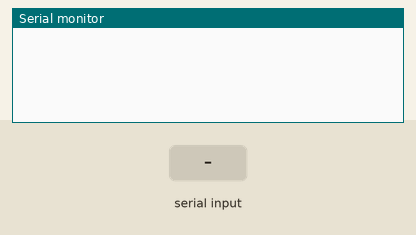
Simulated run of this sketch. Board: Arduino Uno, built with avr-gcc and run on an emulated ATmega328P. Shown: the last lines printed to the serial monitor. The test bench sets the inputs (shaded band).

Above: at 2.2 s.
2.3 s: "C" received over Serial
At 3.7 s:
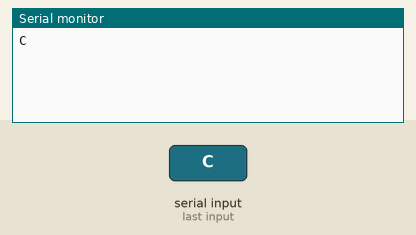
4.7 s: "C" received over the second serial link
At 5.81 s:
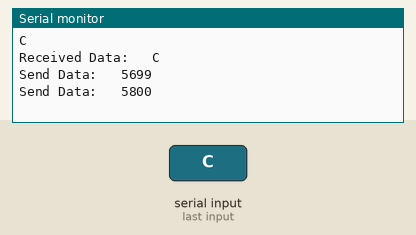
7.2 s: "1" received over Serial
At 8.34 s:
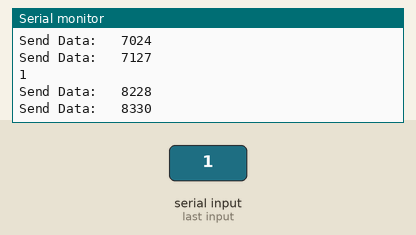
9.7 s: "1" received over the second serial link
At 11.5 s:
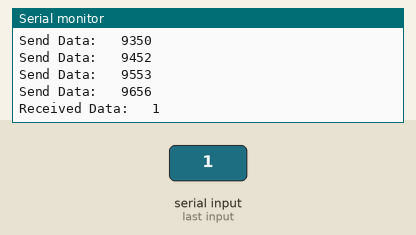
Timing chart, 0 to 13.0 s (numbered marks = the images above; inputs shaded):
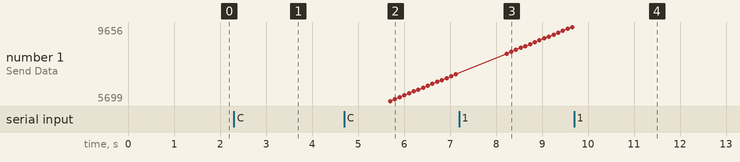

Measured:
- after the input at 2.3 s, the serial monitor: prints a new line after 1.0 s (image 1)
- after the input at 4.7 s, the serial monitor: prints a new line after 1.0 s (image 2)
- after the input at 7.2 s, the serial monitor: prints a new line after 1.0 s (image 3)
- after the input at 9.7 s, the serial monitor: prints a new line after 1.1 s (image 4)
- plotted number 1: 7127 → 9656 after the input at 7.2 s

The sketch:

ArduinoBltMaster.ino
```cpp
// BT Data Logger
// BlueTooth Configuration
/* Include the software serial port library */
#include <SoftwareSerial.h>
/* to communicate with the Bluetooth module's TXD pin */
// HC05 RXD <-> 11
// HC05 TXD <-> 10
#define BT_SERIAL_TX 10
/* to communicate with the Bluetooth module's RXD pin */
#define BT_SERIAL_RX 11
/* Initialise the software serial port */
SoftwareSerial BluetoothSerial(BT_SERIAL_TX, BT_SERIAL_RX);

void setup() {
  Serial.begin(57600);
  /* Set the baud rate for the software serial port */
  BluetoothSerial.begin(57600); // 115200 过高数据传输存在误码率，57600最高Baud
  delay(1000);
  BluetoothSerial.println("Starting ...");
}
char comd;
unsigned long mtime;
String receiveBuf;
void loop() {

  if (BluetoothSerial.available())
  {
    receiveBuf = BluetoothSerial.readString();
    comd = receiveBuf[0];
    Serial.print("Received Data: \t");
    Serial.println(receiveBuf);
  }

  if (comd == 'C')
  {
    mtime = millis();
    BluetoothSerial.print("CPU Time: ");
    BluetoothSerial.println(mtime);
    Serial.print("Send Data: \t");
    Serial.println(mtime);
    delay(100);
  }

  if(Serial.available())
  {
    Serial.println(Serial.readString());
  }

}
```
